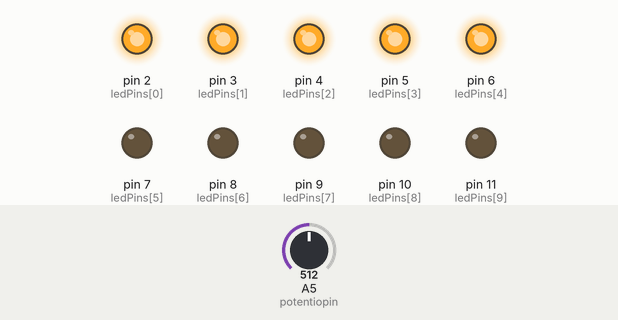
This sketch was run on a simulated Arduino Uno, built with avr-gcc and run on an emulated ATmega328P. On the bench: output pins drawn as LEDs (lit = HIGH). Inputs (shaded band) come from the test bench; at power-on: A5 (potentiopin) = 512.

Above: at 1.2 s.
1.3 s: A5 (potentiopin) set to 597
2.8 s: A5 (potentiopin) set to 631
At 4.0 s:
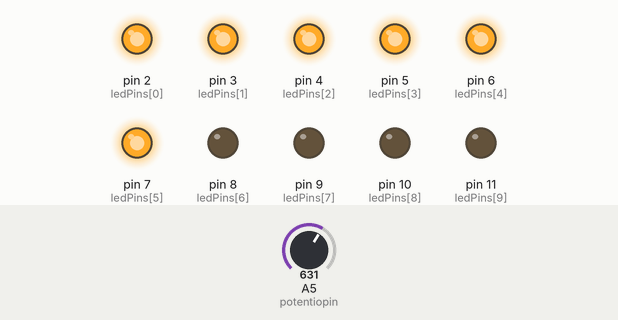
4.3 s: A5 (potentiopin) set to 511
At 5.2 s:
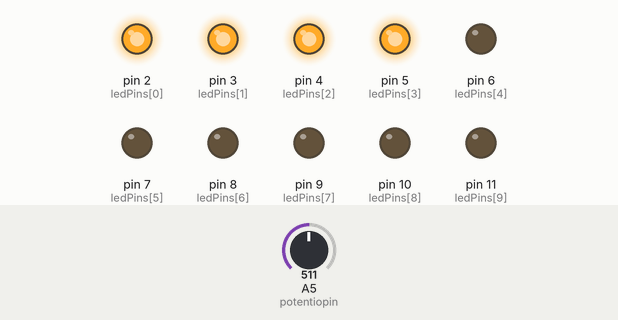
5.8 s: A5 (potentiopin) set to 418
7.3 s: A5 (potentiopin) set to 398
At 8.5 s:
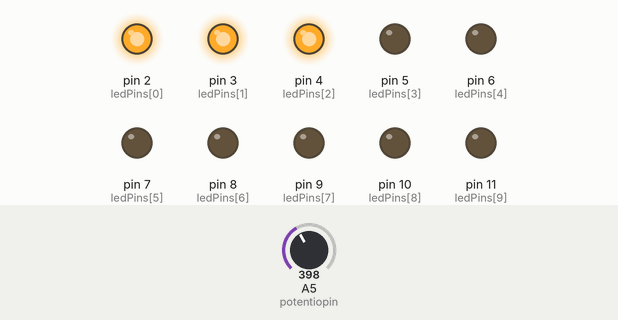
8.8 s: A5 (potentiopin) set to 716
At 9.8 s:
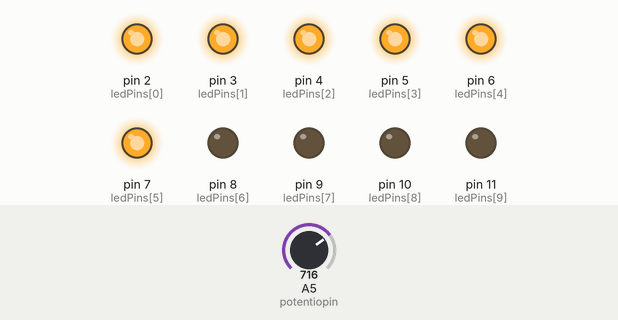
Timing chart, 0 to 11.3 s (numbered marks = the images above; inputs shaded):
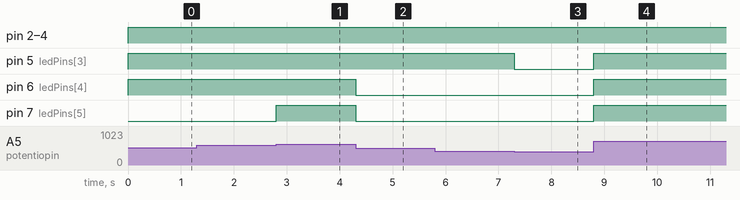

Measured:
- the behaviour switches between 613 and 614 on A5 (potentiopin) (found by bisection; images 0 and 1)
- the behaviour switches between 410 and 409 on A5 (potentiopin) (found by bisection; images 2 and 3)
- after the input at 1.3 s, every drawn part: stays the same
- after the input at 2.8 s, pin 7 (ledPins[5]): LOW → HIGH at once
- after the input at 4.3 s, pin 6 (ledPins[4]), pin 7 (ledPins[5]): HIGH → LOW at once
- after the input at 5.8 s, every drawn part: stays the same
- after the input at 7.3 s, pin 5 (ledPins[3]): HIGH → LOW at once
- after the input at 8.8 s, pin 5 (ledPins[3]), pin 6 (ledPins[4]), pin 7 (ledPins[5]): LOW → HIGH at once

The sketch:

led_bar_graph1.ino
```cpp
// C++ code
//
int potentiopin = A5; // Pin connected to the potentiometer
int ledCount = 10;
// Number of LEDs
 int ledPins[] = {2,3,4,5,6,7,8,9,10,11}; // Pins connected to the LEDs
void setup() {
 for (int currentLed = 0; currentLed < ledCount; currentLed++) {
   // Set the LED pins as output
   pinMode(ledPins[currentLed], OUTPUT);
  }
 }
 // Start a loop
 void loop() {
 int potvalue = analogRead(potentiopin); // Analog input
 int ledLevel = map(potvalue, 0, 1023, 0, ledCount);
 //in ledLevel we are maping potentiometer value 0-1023 in 10 levels
 for (int currentLed = 0; currentLed < ledCount; currentLed++) {
 if (currentLed<ledLevel) { // Turn on LEDs in sequence
 digitalWrite(ledPins[currentLed],HIGH);
    }
 else { // Turn off LEDs in sequence
 digitalWrite(ledPins[currentLed], LOW);
    }
  }
 }
```
